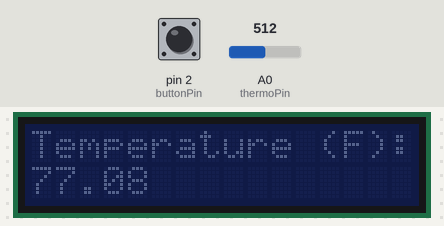
Recording of a sketch running on a simulated Arduino Uno, built with avr-gcc and run on an emulated ATmega328P. Shown: 16×2 character LCD. Inputs (shaded band) come from the test bench; at power-on: pin 2 (buttonPin) LOW, A0 (thermoPin) = 512.

Above: at 1.6 s.
1.7 s: pin 2 (buttonPin) pulled HIGH for 0.15 s
At 2.5 s:
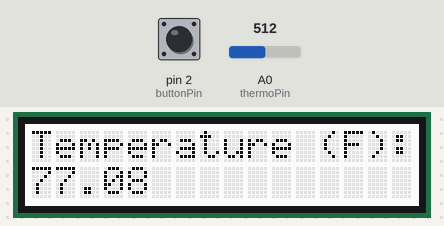
4.8 s: A0 (thermoPin) set to 716
At 5.5 s:
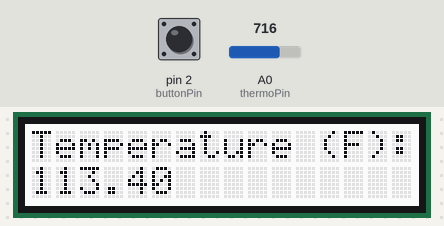
7.8 s: A0 (thermoPin) set to 900
At 8.5 s:
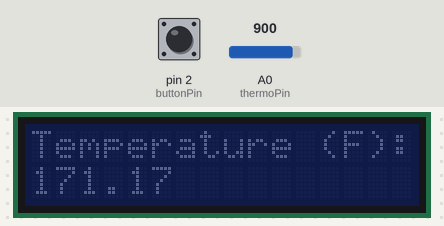
9.6 s: pin 2 (buttonPin) pulled HIGH for 1 s
At 10.7 s:
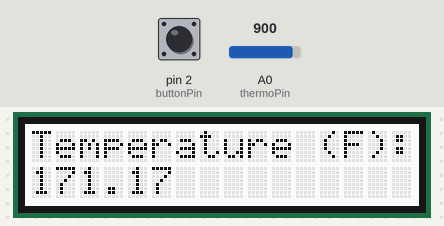
13.6 s: pin 2 (buttonPin) pulled HIGH for 3.2 s
18.3 s: A0 (thermoPin) set to 1010
At 19.5 s:
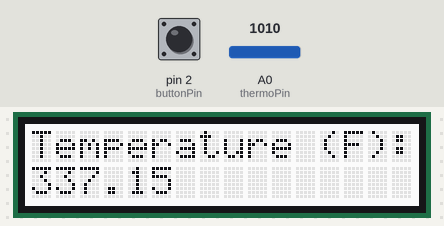
Timing chart, 0 to 21.3 s (numbered marks = the images above; inputs shaded):
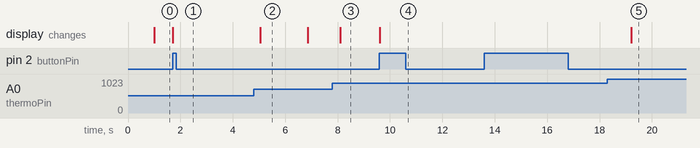

Measured:
- after the input at 1.7 s, the display: changes at once (image 1)
- after the input at 4.8 s, the display: changes after 0.25 s (image 2)
- after the input at 7.8 s, the display: changes after 0.31 s (image 3)
- after the input at 9.6 s, the display: changes at once (image 4)
- after the input at 13.6 s, every drawn part: stays the same
- after the input at 18.3 s, the display: changes after 0.91 s (image 5)
- what the display in image 2 shows lasts 1.8 s, from 5.1 s to 6.9 s

The sketch:

Momentary_BL_LCD.ino
```cpp
#include <Wire.h>            // handles our I2C communication
#include "rgb_lcd.h"
#include <math.h>

int a;
float temperature;
int B=3975;                  //B value of the thermistor
float resistance;
int thermoPin = 0;           // pin the thermometer module is plugged into

rgb_lcd lcd;                 // instantiate our LCD

int buttonVal = 0;
int buttonPin = 2;           // pin the button module is plugged into

// Change these values to what you want the RGB of the backlight to be
const int colorR = 255;
const int colorG = 255;
const int colorB = 255;

unsigned long buttonTime = 0;          // self-defined timer for the button presses
unsigned long printerTime = 0;     // self-defined timer for the display

void setup()
{
  // set up the LCD's number of columns and rows, Grove RGB Backlight LCD is 16x2
  lcd.begin(16, 2);

  // we will be using a digital button
  pinMode(buttonPin, INPUT);

  // assign the RGB values (in that order).  We want no colors
  lcd.setRGB(0, 0, 0);

  // print the message on line 1
  lcd.print("Temperature (F):");
}

void loop()
{
  buttonVal = digitalRead(buttonPin);

  // if the button is pressed (i.e. a logic HIGH), light the display and start (reset) the timer
  if(buttonVal != 0)
  {
    lcd.setRGB(colorR, colorG, colorB);
    buttonTime = millis();
  }

  // Turn off the backlight after 5 seconds from the last button press
  if(millis()-buttonTime >= 5000)
  {
    lcd.setRGB(0,0,0);
  }

  a=analogRead(thermoPin);
  resistance=(float)(1023-a)*10000/a; //get the resistance of the sensor
  temperature=1/(log(resistance/10000)/B+1/298.15)-273.15; //convert to temperature (based on info from Grove)

  // display the temperature every second
  if(millis()-printerTime >= 1000)
  {
    // set the cursor to first column, second row and print the temperature
    // (note: line 1 is the second row, because of 0-indexing in C):
    lcd.setCursor(0, 1);
    lcd.print(temperature*(1.8)+32);
    printerTime = millis();           // reset the printing timer
  }

  delay(10);      // have a slight delay in our program
}
```
